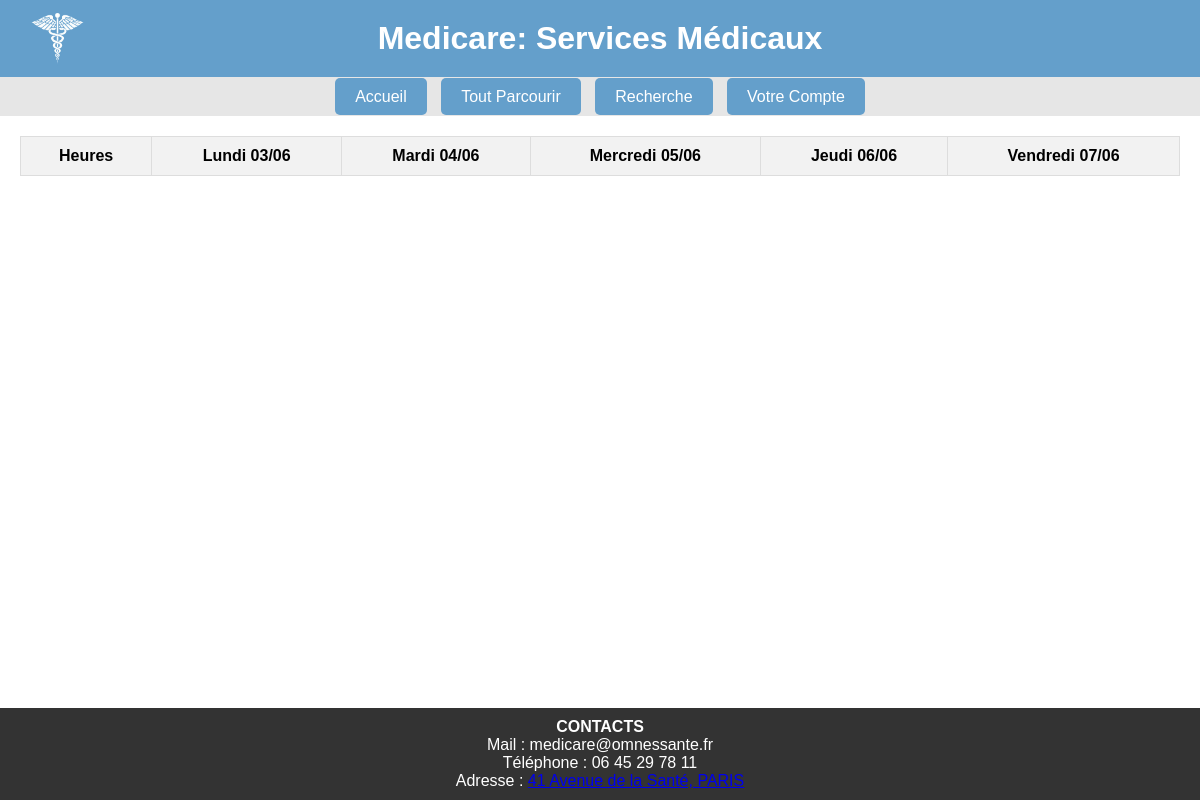
The app's page /prendreRdv.php?id=3, older data.
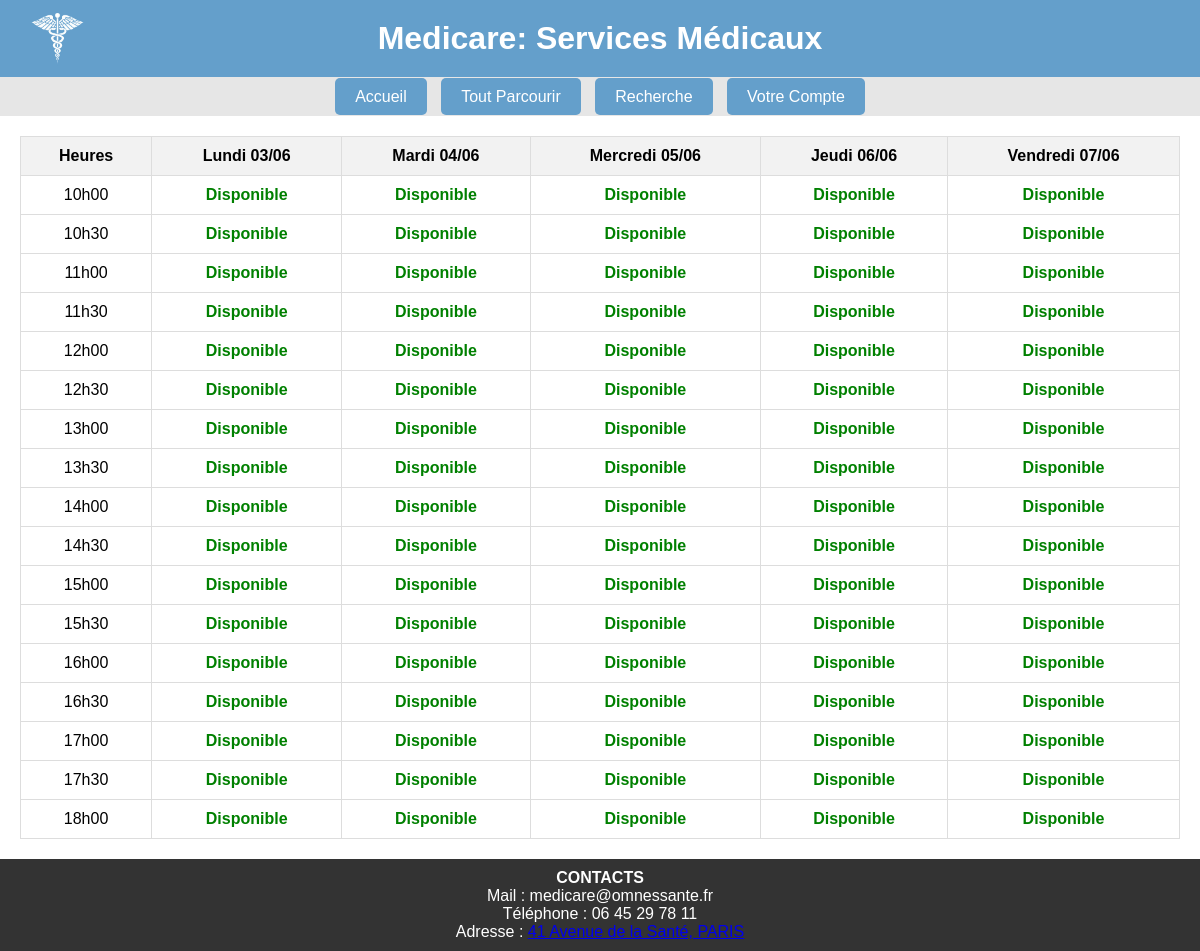
The same page, newer data.
### tables this page shows
CREATE TABLE IF NOT EXISTS `horaire` (
  `Id_horaire` BIGINT NOT NULL AUTO_INCREMENT,
  `Label` varchar(255) NOT NULL, 
  PRIMARY KEY (`Id_horaire`)
);

### prendreRdv.php (the view, shortened to what this page needs)
<?php
$id_medecin = intval($_GET['id']);
function convertirJourEnFrancais($day) {
    $jours = [
        'Monday' => 'Lundi',
        'Tuesday' => 'Mardi',
        'Wednesday' => 'Mercredi',
        'Thursday' => 'Jeudi',
        'Friday' => 'Vendredi',
        'Saturday' => 'Samedi',
        'Sunday' => 'Dimanche'
    ];
    return $jours[$day];
}
$date_aujourdhui = date('Y-m-d');
$jours_ouvres = ['Monday', 'Tuesday', 'Wednesday', 'Thursday', 'Friday'];
$dates_semaine = [];
$timestamp = strtotime($date_aujourdhui);
while (count($dates_semaine) < 5) {
    $day_name = date('l', $timestamp);
    if (in_array($day_name, $jours_ouvres)) {
        $dates_semaine[] = date('Y-m-d', $timestamp);
    }
    $timestamp = strtotime('+1 day', $timestamp);
}
try {
    $pdo = getDbConnexion();
    $stmt = $pdo->prepare("SELECT * FROM horaire");
    $stmt->execute();
    $horaires = $stmt->fetchAll(PDO::FETCH_ASSOC);
} catch (PDOException $e) {
    echo "Erreur : " . $e->getMessage();
}
?>
<!DOCTYPE html>
<html>
<?php include 'header.php'; ?>
<body>
    <div class="wrapper">
		<?php include 'bandeau.php'; ?>
        <main>
            <table>
                <thead>
                    <tr>
                        <th>Heures</th>
                        <?php foreach ($dates_semaine as $date): ?>
                            <th><?php echo convertirJourEnFrancais(date('l', strtotime($date))) . ' ' . date('d/m', strtotime($date)); ?></th>
                        <?php endforeach; ?>
                    </tr>
                </thead>
                <tbody>
                    <?php foreach ($horaires as $horaire): ?>
                        <tr>
                            <td><?php echo htmlspecialchars($horaire['Label']); ?></td>
                            <?php foreach ($dates_semaine as $date): ?>
                                <?php
                                $rdv_trouve = false;
                                ?>
                                <td class="<?php echo $rdv_trouve ? 'rdv-pris' : 'rdv-dispo'; ?>">
                                    <?php if ($rdv_trouve): ?>
                                        Occupé
                                    <?php else: ?>
                                        <a href="prendreRdv.php?id_med=<?php echo $id_medecin; ?>&id_horaire=<?php echo $horaire['Id_horaire']; ?>&date=<?php echo $date; ?>">Disponible</a>
                                    <?php endif; ?>
                                </td>
                            <?php endforeach; ?>
                        </tr>
                    <?php endforeach; ?>
                </tbody>
            </table>
        </main>
        <?php include 'footer.php'; ?>
    </div>
</body>
</html>

### header.php (shortened to what this page needs)
<head>
    <link rel="stylesheet" href="projet.css">
</head>

### bandeau.php (shortened to what this page needs)
<header>
    <img src="logo.png" alt="Medicare Logo" class="logo">
    <h1>Medicare: Services Médicaux</h1>
</header>
<nav>
    <ul>
        <li><a href="index.php">Accueil</a></li>
        <li><a href="parcourir.php">Tout Parcourir</a></li>
        <li><a href="recherche.php">Recherche</a></li>
        <li><a href="monCompte.php">Votre Compte</a></li>
    </ul>
</nav>

### footer.php
<footer>
    <strong>CONTACTS</strong>
    <p>Mail : medicare@omnessante.fr</p>
    <p>Téléphone : 06 45 29 78 11</p>
    <p>Adresse : <a href="https://www.google.com/maps/search/?api=1&query=41+Avenue+de+la+Sant%C3%A9,+PARIS" target="_blank">41 Avenue de la Santé, PARIS</a></p>
</footer>

### projet.css (style rules this page uses)
* { box-sizing: border-box; margin: 0; padding: 0; }
body, html { width: 100%; height: 100%; font-family: Arial, sans-serif; }
.wrapper { display: flex; flex-direction: column; min-height: 100vh; }
header { background-color: #649FCB; color: white; padding: 20px; text-align: center; position: relative; }
.logo { width: 75px; position: absolute; top: 50%; left: 20px; transform: translateY(-50%); }
nav { background-color: #E6E6E6; padding: 10px 0; text-align: center; }
nav ul { list-style: none; padding: 0; margin: 0; }
nav ul li { display: inline; }
nav ul li a { padding: 10px 20px; margin: 5px; background-color: #649FCB; color: white; text-decoration: none; border-radius: 5px; vertical-align: middle; }
main { padding: 20px; text-align: center; flex-grow: 1; }
footer { background-color: #333; color: white; text-align: center; padding: 10px 0; width:100%; max-width: 100%; margin: 0 auto; margin-top: auto; position: relative; }

### prendreRdv.php (style rules this page uses)
table { width: 100%; border-collapse: collapse; }
th, td { border: 1px solid #ddd; padding: 10px; text-align: center; }
th { background-color: #f2f2f2; }
.rdv-dispo a { text-decoration: none; color: green; font-weight: bold; }

Row changes from the older to the newer data that the page shows:
added horaire: Label "10h00"
added horaire: Label "10h30"
added horaire: Label "11h00"
added horaire: Label "11h30"
added horaire: Label "12h00"
added horaire: Label "12h30"
added horaire: Label "13h00"
added horaire: Label "13h30"
added horaire: Label "14h00"
added horaire: Label "14h30"
added horaire: Label "15h00"
added horaire: Label "15h30"
added horaire: Label "16h00"
added horaire: Label "16h30"
added horaire: Label "17h00"
added horaire: Label "17h30"
added horaire: Label "18h00"
